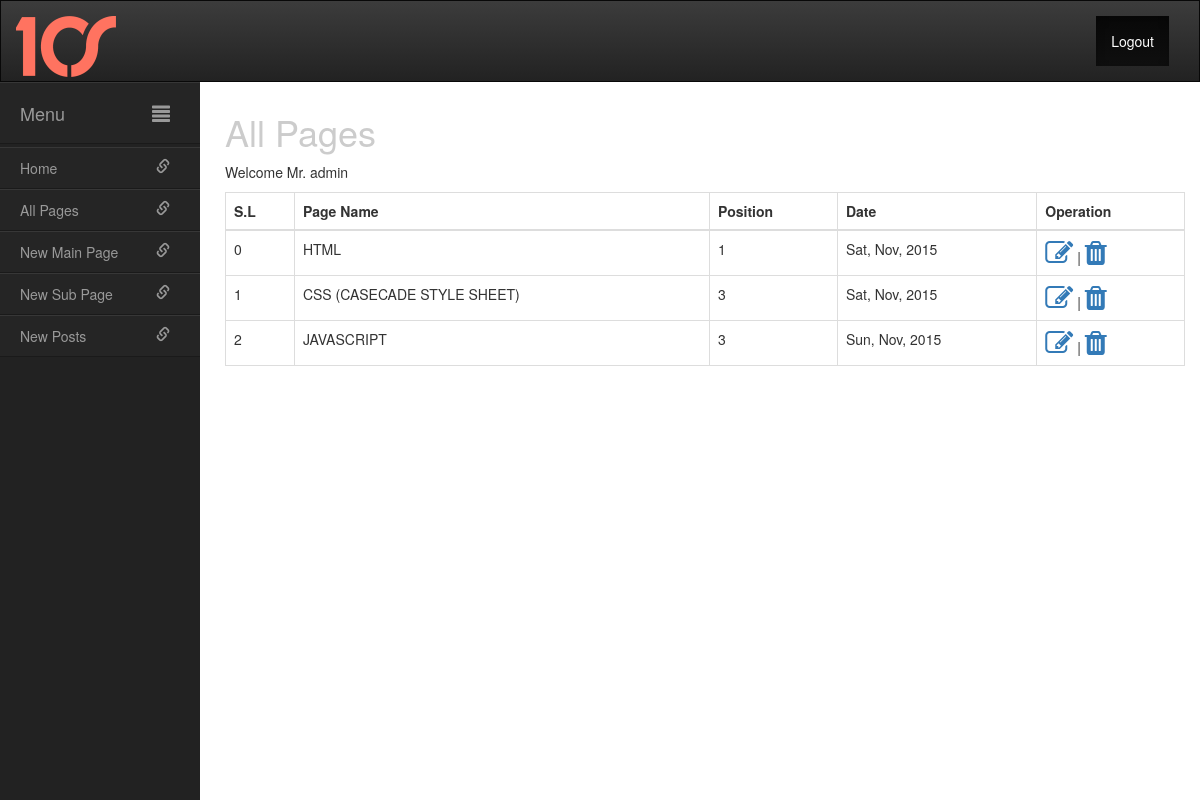
Page /admin/all_page.php (signed in) on the earlier database version.
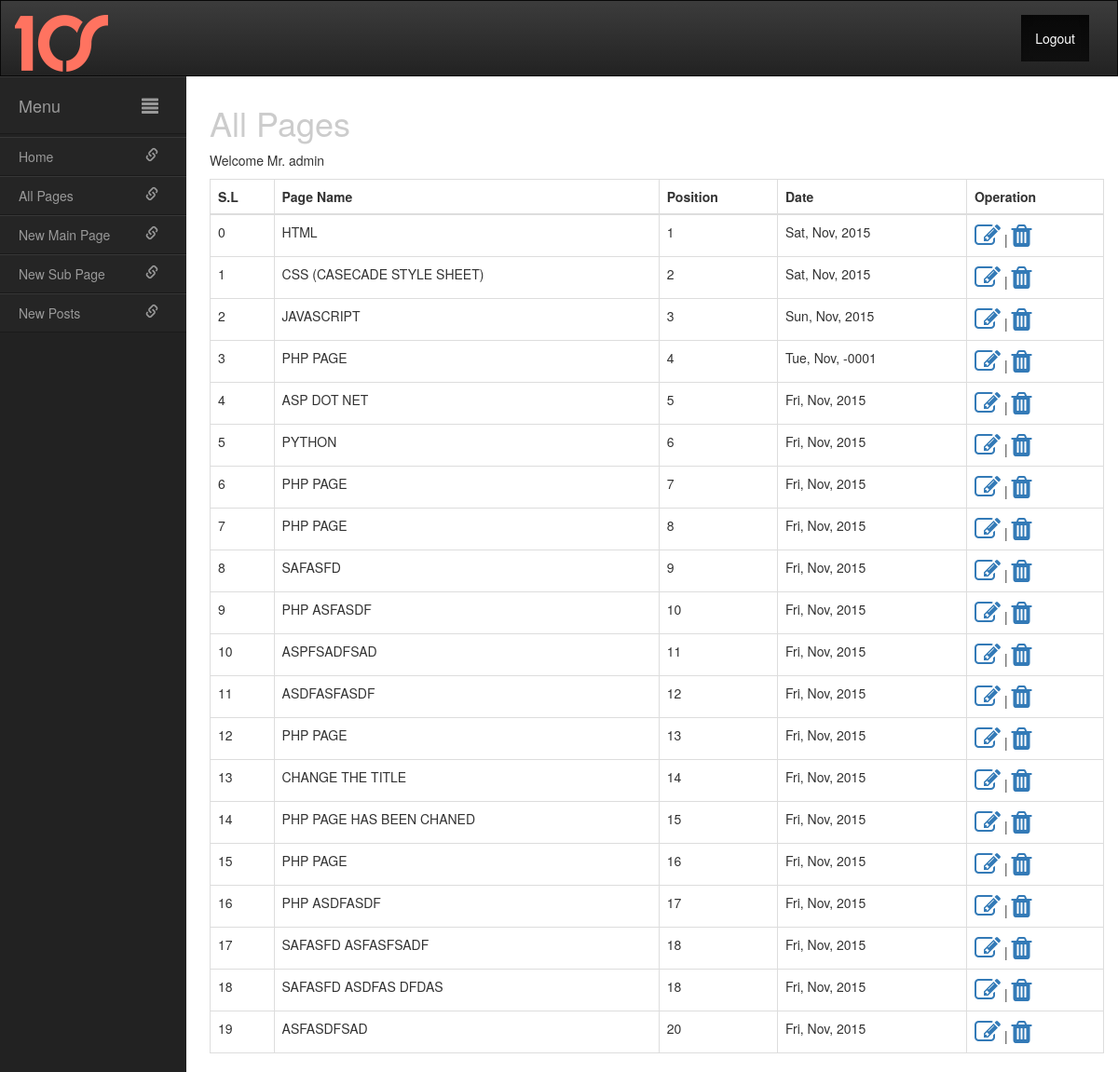
Same page on the later database version.
### tables this page shows
CREATE TABLE IF NOT EXISTS `main_page` (
  `id` int(11) NOT NULL AUTO_INCREMENT,
  `user_id` int(11) NOT NULL,
  `name` varchar(50) NOT NULL,
  `desc` text NOT NULL,
  `position` int(11) NOT NULL,
  `date` date NOT NULL,
  PRIMARY KEY (`id`)
);

### core/url-access.php (called while the page is built, shortened)
<?php
function is_ssl(){
    $protocol = isset($_SERVER["HTTPS"]) ? 'https:' : 'http:';
    $host = $_SERVER['HTTP_HOST'];
    return $protocol.'//'.$host;
}
function get_root_folder(){
    $pathInPieces = explode('/', $_SERVER['REQUEST_URI']);
    return $pathInPieces[1];
}
function home_uri(){
    return is_ssl().'/'.get_root_folder().'/public/';
}
function get_stylesheet_uri($folder_name=""){
    return home_uri().'assets/css';
}
function get_stylesheet_files($file_name=""){
    return get_stylesheet_uri().'/'.$file_name.'.css';
}
function get_home_url(){
    return is_ssl().'/'.get_root_folder();
}
function admin_home(){
    return get_home_url().'/admin/';
}
function admin_stylesheet( $filename = '' ){
    if( $filename =='' )
        return get_home_url().'/admin/assets/';
    return get_home_url()."/admin/assets/css/{$filename}".".css";
}
function admin_url( $page = '' ){
    switch($page){
        case 'home':
            return admin_home();
        break;
        case 'create-page':
            return admin_home().'create-page.php';
        break;
        case 'posts':
            return admin_home().'posts.php';
        break;
        case 'all-page':
            return admin_home().'all_page.php';
            break;
        case 'edit-page':
            return admin_home().'edit-page.php';
            break;
        case 'delete-page':
            return admin_home().'delete-page.php';
            break;
    }
}

### core/session.php (called while the page is built, shortened)
<?php
class session {
    public $message='';
    public function message($msg='') {
        if( !empty($msg) )
            $_SESSION['message'] = $msg;
        else
            return $this->message;
    }
    private function check_msg() {
        if( isset($_SESSION['message'])) {
            $this->message = $_SESSION['message'];
        }else {
            $this->message='';
        }
    }
}
$sesion = new session();

### core/main-page.php (called while the page is built, shortened)
<?php
class main_page {
    private $table = 'main_page';
    public function get_all_pages(){
        global $main_db;
        $results = $main_db->get_results('SELECT *FROM '.$this->table);
        if($results)
            return $results;
        return NULL;
    }
}
$main_page = new main_page();

### core/main-db.php (called while the page is built, shortened)
<?php
class main_db{
    public $host;
    public $dbuser;
    public $connect;
    protected $result;
    function __construct($dbname,$user,$host,$pass)
    {
        $this->dbname = $dbname;
        $this->dbuser = $user;
        $this->host = $host;
        $this->pass = $pass;
    }
    public function connect(){
        $this->connect = mysql_connect($this->host, $this->dbuser, $this->pass);
    }
    private function dbconnect($dbname, $connect){
            $dbconnect =  mysql_select_db($dbname, $connect);
    }
    public function query( $query ) {
        $this->_do_query( $query );
        $this->last_error = mysql_error( $this->connect );
        if ( preg_match( '/^\s*(create|alter|truncate|drop)\s/i', $query ) ) {
            $return_val = $this->result;
        } elseif ( preg_match( '/^\s*(insert|delete|update|replace)\s/i', $query ) ) {
            $this->rows_affected = mysql_affected_rows( $this->connect );
            if ( preg_match( '/^\s*(insert|replace)\s/i', $query ) ) {
                $this->insert_id = mysql_insert_id( $this->connect);
            }
            $return_val = $this->rows_affected;
        }else {
            $num_rows = 0;
            while ( $row = @mysql_fetch_object( $this->result ) ) {
                $this->last_result[$num_rows] = $row;
                $num_rows++;
            }
            $return_val     = $num_rows;
        }
        return $return_val;
    }
    private function _do_query( $query ) {
        $this->result = mysql_query($query, $this->connect);
    }
    public function get_results( $query ) {
        if( $query ) {
            $this->query($query);
        }else {
            return null;
        }
        return $this->last_result;
    }
    public function flush() {
        $this->last_result = array();
    }
}

### core/core.php (called while the page is built, shortened)
<?php
function create_db_connect(){
    global $main_db;
    require_once(CORE_F.'/main-db.php');
    if(!$main_db) {
        $main_db = new main_db(DATABASE, USER, HOST, PASSWORD);
    }else{
        return;
    }
}

### admin/all_page.php (the view)
<?php include('header.php'); ?>
<?php include('sidebar.php'); ?>
<?php
global $main_page, $sesion;
$All_pages = $main_page->get_all_pages();
?>
    <div id="page-content-wrapper">
        <div class="page-content inset">
            <div class="row">
                <div class="col-md-12">
                    <h1 class="title gray"> All Pages </h1>
                    <p class="message message-success"> <?php echo $sesion->message(); ?> </p>
                    <div class="display_tables">
                        <table class="table table-bordered">
                            <thead>
                            <tr>
                                <th> S.L </th>
                                <th>  Page Name </th>
                                <th>  Position  </th>
                                <th>  Date   </th>
                                <th>  Operation  </th>
                            </tr>
                            </thead>
                            <tbody>
                            <?php
                            if( $All_pages != NULL ):
                                $i = 0;
                                foreach( $All_pages as $single_page ):
                                ?>
                                <tr>
                                    <td> <?php echo $i++; ?> </td>
                                    <td>  <?php echo strtoupper( $single_page->name ) ; ?>  </td>
                                    <td>  <?php echo $single_page->position; ?>  </td>
                                    <td>  <?php echo date('D, M, Y', strtotime($single_page->date)); ?>   </td>
                                    <td>
                                        <a href="<?php echo admin_url('edit-page').'?page=main&id='.$single_page->id; ?>"> <span class="fa fa-edit fa-2x"></span>  </a> |
                                        <a href="<?php echo admin_url('delete-page').'?page=main&id='.$single_page->id; ?>"> <span class="fa fa-trash fa-2x"></span>  </a>
                                    </td>
                                </tr>
                                <?php
                                endforeach;
                                else: ?>
                                <tr>
                                    <td colspan="12"> <h3 class="title gray text-center"> There is no page created !  </h3> </td>
                                </tr>
                                <?php endif; ?>
                            </tbody>
                        </table>
                    </div>
                </div>
            </div>
        </div>
    </div>
<?php include('footer.php'); ?>

### admin/header.php (shortened to what this page needs)
<!DOCTYPE html>
<html lang="en">
<head>
    <link rel="stylesheet" href="<?php echo get_stylesheet_files('bootstrap');?>">
    <link rel="stylesheet" href="<?php echo get_stylesheet_files('bootstrap-theme');?>">
    <link rel="stylesheet" href="<?php echo get_stylesheet_files('font-awesome');?>">
    <link rel="stylesheet" href="<?php echo admin_stylesheet('admin');?>">
</head>
<body>
<div class="navbar navbar-inverse">
    <div class="container-fluid">
        <div class="navbar-header">
            <a class="navbar-brand" href="#">
                <img alt="Brand" class="img-responsive" src="<?php echo admin_url('home') ?>/assets/img/logo.png">
            </a>
        </div>
        <div class="collapse navbar-collapse" id="bs-example-navbar-collapse-1">
            <ul class="nav navbar-nav pull-right">
                <li class="active"><a href="<?php echo get_home_url() ?>/logout.php"> Logout </a></li>
            </ul>
        </div>
    </div>
</div>
<div id="wrapper" class="active">

### admin/sidebar.php
<div id="sidebar-wrapper">
    <ul id="sidebar_menu" class="sidebar-nav">
        <li class="sidebar-brand"><a id="menu-toggle" href="<?php echo admin_url('home'); ?>">Menu<span id="main_icon" class="glyphicon glyphicon-align-justify"></span></a></li>
    </ul>
    <ul class="sidebar-nav" id="sidebar">
        <li><a href="<?php echo admin_url('home'); ?>">Home<span class="sub_icon glyphicon glyphicon-link"></span></a></li>
        <li><a href="<?php echo admin_url('all-page'); ?>">All Pages<span class="sub_icon glyphicon glyphicon-link"></span></a></li>
        <li><a href="<?php echo admin_url('create-page'); ?>?page=main">New Main Page<span class="sub_icon glyphicon glyphicon-link"></span></a></li>
         <li><a href="<?php echo admin_url('create-page'); ?>?page=sub_page">New Sub Page<span class="sub_icon glyphicon glyphicon-link"></span></a></li>
        <li><a href="<?php echo admin_url('posts'); ?>">New Posts<span class="sub_icon glyphicon glyphicon-link"></span></a></li>
    </ul>
</div>

### admin/footer.php (shortened to what this page needs)
</div>
</body>
</html>

### admin/assets/css/admin.css (style rules this page uses)
.row { margin-left:0px; margin-right:0px; }
.gray { color: #cccccc; }
#wrapper { padding-left: 70px; transition: all .4s ease 0s; height: 100% }
#sidebar-wrapper { margin-left: -200px; left: 70px; width: 200px; background: #222; position: fixed; height: 100%; z-index: 10000; transition: all .4s ease 0s; }
.sidebar-nav { display: block; float: left; width: 200px; list-style: none; margin: 0; padding: 0; }
#page-content-wrapper { padding-left: 0; margin-left: 0; width: 100%; height: auto; }
#wrapper.active { padding-left: 210px; }
#wrapper.active #sidebar-wrapper { left: 200px; }
.navbar { margin-bottom: 0; padding: 15px 0; }
.navbar-inverse { border-radius: 0; }
#page-content-wrapper { width: 100%; }
.navbar-brand { position: relative; padding-top: 0; }
.navbar-brand img { width: 100px; }
#sidebar_menu li a, .sidebar-nav li a { color: #999; display: block; float: left; text-decoration: none; width: 200px; background: #252525; border-top: 1px solid #373737; border-bottom: 1px solid #1A1A1A; -webkit-transition: background .5s; -moz-transition: background .5s; -o-transition: background .5s; -ms-transition: background .5s; transition: background .5s; }
.sidebar-nav li { line-height: 40px; text-indent: 20px; }
.sidebar-nav li a { color: #999999; display: block; text-decoration: none; }
.sidebar-nav > .sidebar-brand { height: 65px; line-height: 60px; font-size: 18px; }
.sidebar-nav > .sidebar-brand a { color: #999999; }
#main_icon { float:right; padding-right: 30px; padding-top:20px; }
.sub_icon { float:right; padding-right: 30px; padding-top:10px; }
.page-content { padding-top: 10px; }

Differences in the rows shown:
changed main_page "CSS (CASECADE STYLE SHEET)": position "3" → "2"
added main_page: name "PHP PAGE", position "4", date "Tue, Nov, -0001"
added main_page: name "ASP DOT NET", position "5", date "Fri, Nov, 2015"
added main_page: name "PYTHON", position "6", date "Fri, Nov, 2015"
added main_page: name "PHP PAGE", position "7", date "Fri, Nov, 2015"
added main_page: name "PHP PAGE", position "8", date "Fri, Nov, 2015"
added main_page: name "SAFASFD", position "9", date "Fri, Nov, 2015"
added main_page: name "PHP ASFASDF", position "10", date "Fri, Nov, 2015"
added main_page: name "ASPFSADFSAD", position "11", date "Fri, Nov, 2015"
added main_page: name "ASDFASFASDF", position "12", date "Fri, Nov, 2015"
added main_page: name "PHP PAGE", position "13", date "Fri, Nov, 2015"
added main_page: name "CHANGE THE TITLE", position "14", date "Fri, Nov, 2015"
added main_page: name "PHP PAGE HAS BEEN CHANED", position "15", date "Fri, Nov, 2015"
added main_page: name "PHP PAGE", position "16", date "Fri, Nov, 2015"
added main_page: name "PHP ASDFASDF", position "17", date "Fri, Nov, 2015"
added main_page: name "SAFASFD ASFASFSADF", position "18", date "Fri, Nov, 2015"
added main_page: name "SAFASFD ASDFAS DFDAS", position "18", date "Fri, Nov, 2015"
added main_page: name "ASFASDFSAD", position "20", date "Fri, Nov, 2015"
